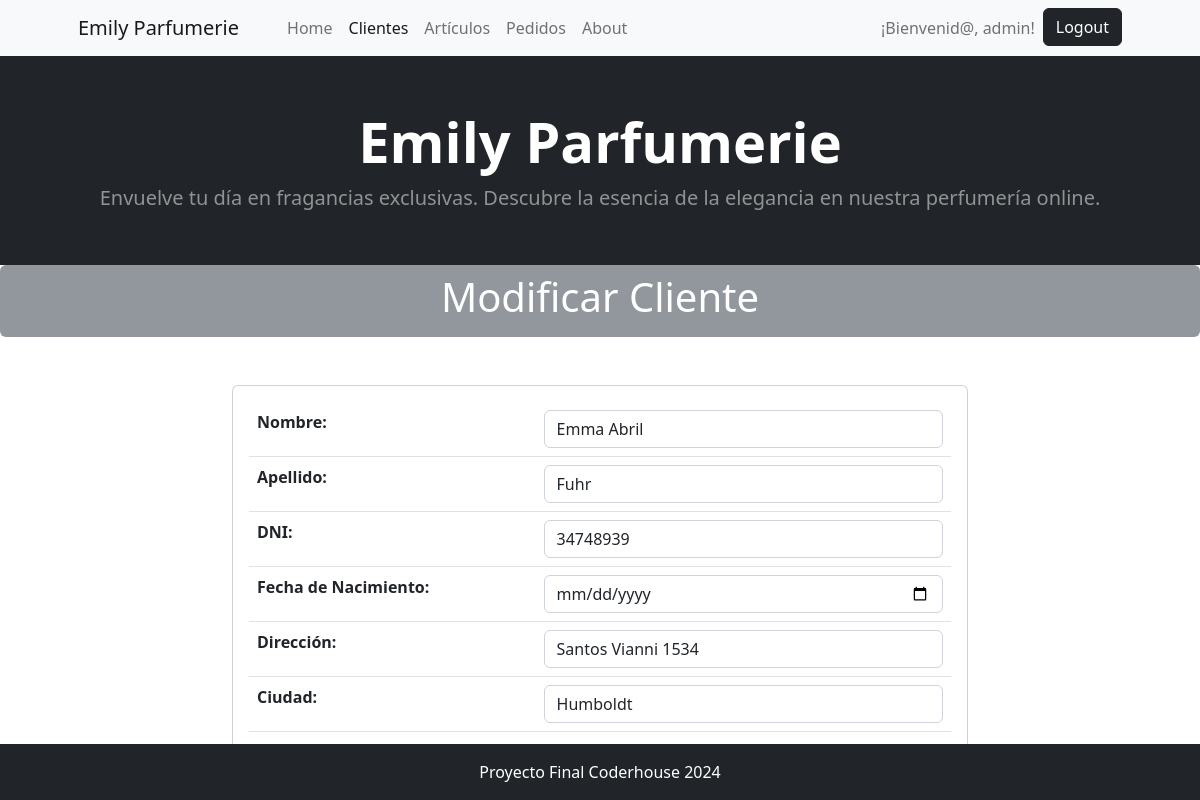
/cliente/cliente/update/1 (signed in), run on the app's committed database.
### cliente/models.py (models this page shows, shortened)
class Cliente(models.Model):
    nombre = models.CharField(max_length=200, verbose_name='Nombre')
    apellido = models.CharField(max_length=200, verbose_name='Apellido')
    dni = models.CharField(max_length=8,verbose_name='DNI', unique=True)
    fecha_nacimiento = models.DateField(null=True, blank=True, verbose_name="Fecha de Nacimiento")
    direccion =  models.CharField(max_length=200, verbose_name='Dirección')
    ciudad =  models.CharField(max_length=200, verbose_name='Ciudad', default='',null=False)
    class Meta:
        verbose_name_plural = "Clientes"
        verbose_name = 'Cliente'

### cliente/views.py (the view)
# urls.py: path("cliente/update/<int:pk>", views.ClienteUpdate.as_view(), name="cliente_update"),
@method_decorator(login_required, name='dispatch')
class ClienteUpdate(UpdateView):
    model = models.Cliente
    form_class = forms.ClienteForm
    template_name = "cliente/cliente_update.html"
    success_url = reverse_lazy("cliente:cliente_list")

### cliente/forms.py
class ClienteForm(forms.ModelForm):
    class Meta:
        model = models.Cliente
        fields = '__all__'
        widgets = {
            "nombre": forms.TextInput(attrs={"class": "form-control"}),
            "apellido": forms.TextInput(attrs={"class": "form-control"}),
            "dni": forms.TextInput(attrs={"class": "form-control"}),
            "fecha_nacimiento": forms.DateInput(attrs={"class": "form-control", "type": "date"}),
            "direccion": forms.TextInput(attrs={"class": "form-control"}),
            "ciudad": forms.TextInput(attrs={"class": "form-control"}),
        }

### cliente/templates/cliente/cliente_update.html (shortened to what this page needs)
{% extends 'core/base.html' %}
{% block titulo %}
    Modificar Cliente
{% endblock titulo %}
{% block contenido %}
<div class="container mt-5">
    <div class="row justify-content-center">
        <div class="col-md-8">
            <div class="card">
                <div class="card-body">
                    <form action="" method="post">
                        <div class="table-responsive">
                            <table class="table">
                                {{ form.as_table }}
                            </table>
                        </div>
                        <button type="submit" class="btn btn-dark">Guardar</button>
                        <a href="{% url 'cliente:cliente_list' %}" class="btn btn-dark">Volver</a>
                    </form>
                </div>
            </div>
        </div>
    </div>
</div>
{% endblock contenido %}

### core/templates/core/components/navbar.html (shortened to what this page needs)
<nav class="navbar navbar-expand-lg navbar-light bg-light">
    <div class="container px-4 px-lg-5">
        <a class="navbar-brand" href="{% url 'core:home' %}">Emily Parfumerie</a>
        <div class="collapse navbar-collapse" id="navbarSupportedContent">
            <ul class="navbar-nav me-auto mb-2 mb-lg-0 ms-lg-4">
                <li class="nav-item"><a class="nav-link {% if request.path == "/" %}active{% endif %}" aria-current="page" href="{% url 'core:home' %}">Home</a></li>
            {% if user.is_authenticated %}
                <li class="nav-item"><a class="nav-link {% if "/cliente/cliente" in request.path %}active{% endif %}" href="{% url 'cliente:home' %}">Clientes</a></li>
                <li class="nav-item"><a class="nav-link {% if "/articulo/" in request.path %}active{% endif %}" href="{% url 'articulo:home' %}">Artículos</a></li>
                <li class="nav-item"><a class="nav-link {% if "cliente/pedido" in request.path %}active{% endif %}" href="{% url 'cliente:pedidos' %}">Pedidos</a></li>
            {% endif %}
                <li class="nav-item"><a class="nav-link {% if "/about/" in request.path %}active{% endif %}" href="{% url 'core:about' %}">About</a></li>
            </ul>
            <ul class="navbar-nav ml-auto">
                {% if user.is_authenticated %}
                    <li class="nav-item">
                        <a class="nav-link">¡Bienvenid@, {{ user.username }}!</a>
                    </li>
                    <li class="nav-item ">
                        <form action="{% url 'core:logout' %}" method="post">
                            <button type="submit" class="btn btn-dark ">Logout</button>
                        </form>
                    </li>
                {% else %}
                    <li class="nav-item"><a class="nav-link {% if "/login" in request.path %}active{% endif %}" href="{% url 'core:login' %}">Login</a></li>
                    <li class="nav-item"><a class="nav-link {% if "/register" in request.path %}active{% endif %}" href="{% url 'core:register' %}">Registrarse</a></li>
                {% endif %}
            </ul>
        </div>
    </div>
</nav>

### data on the page
Cliente: nombre "Emma Abril", apellido "Fuhr", dni "34748939", direccion "Santos Vianni 1534", ciudad "Humboldt"

### other printed values
{{ user.username }} "admin"
